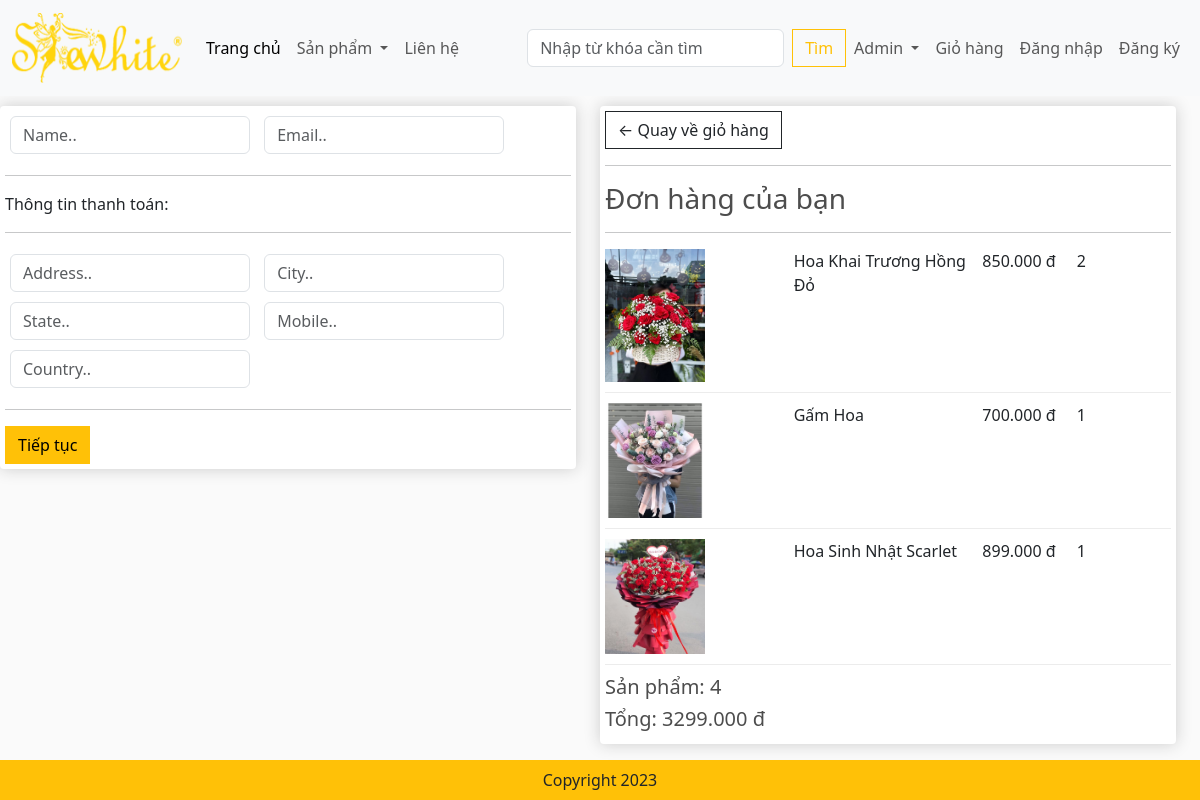
Page /checkout (signed in) on the committed database.
### app/models.py (models this page shows, shortened)
class OrderItems(models.Model):
    product = models.ForeignKey(Product,on_delete=models.SET_NULL,blank=True,null=True)
    order = models.ForeignKey(Order,on_delete=models.SET_NULL,blank=True,null=True)
    quantity = models.IntegerField(default=0,null=True,blank=True)
    date_added = models.DateTimeField(auto_now_add=True)
    @property
    def get_total(self):
        total = self.product.price * self.quantity
        return total

class Product(models.Model):
    name = models.CharField(max_length=200,null=True)
    price = models.FloatField()
    image = models.ImageField(null=True,blank=True)
    @property
    def ImageURL(self):
        try:
            url = self.image.url
        except:
            url = ''
        return url

class Order(models.Model):
    customer = models.ForeignKey(Customer,on_delete=models.SET_NULL,blank=True,null=True)
    date_order = models.DateTimeField(auto_now_add=True)
    complete = models.BooleanField(default=False,null=True,blank=False)
    transaction_id = models.CharField(max_length=200,null=True)
    @property
    def get_cart_items(self):
        orderitems = self.orderitems_set.all()
        total = sum([item.quantity for item in orderitems])
        return total
    def get_cart_total(self):
        orderitems = self.orderitems_set.all()
        total = sum([item.get_total for item in orderitems])
        return total

### app/views.py (the view)
# urls.py: path('checkout', views.checkout, name="checkout"),
def checkout(request):
    if request.user.is_authenticated:
        customer = request.user.customer
        order, created = Order.objects.get_or_create(customer = customer, complete = False)
        items = order.orderitems_set.all()
    else:
        items = [],
        order = {'get_cart_items':0, 'get_cart_total':0}
    context = {'items':items, 'order':order}
    return render(request,'app/checkout.html', context)

### app/templates/app/checkout.html (shortened to what this page needs)
{% extends 'app/base.html' %}
{% load static %}
{% block content-checkout %}
     <div class="row" style="width:100%">
		<div class="col-lg-6">
			<div class="box-element" id="form-wrapper">
				<form id="form">
					<div id="user-info">
						<div class="form-field">
							<input required class="form-control" type="text" name="name" placeholder="Name..">
						</div>
						<div class="form-field">
							<input required class="form-control" type="email" name="email" placeholder="Email..">
						</div>
					</div>
					<div id="shipping-info">
						<hr>
						<p>Thông tin thanh toán:</p>
						<hr>
						<div class="form-field">
							<input class="form-control" type="text" name="address" placeholder="Address..">
						</div>
						<div class="form-field">
							<input class="form-control" type="text" name="city" placeholder="City..">
						</div>
						<div class="form-field">
							<input class="form-control" type="text" name="state" placeholder="State..">
						</div>
						<div class="form-field">
							<input class="form-control" type="text" name="mobile" placeholder="Mobile..">
						</div>
						<div class="form-field">
							<input class="form-control" type="text" name="country" placeholder="Country..">
						</div>
					</div>
					<hr>
					<input id="form-button" class="btn btn-warning btn-block" type="submit" value="Tiếp tục">
				</form>
			</div>
			<br>
		</div>
		<div class="col-lg-6">
			<div class="box-element">
				<a  class="btn btn-outline-dark" href="{% url 'cart' %}">&#x2190; Quay về giỏ hàng</a>
				<hr>
				<h3>Đơn hàng của bạn</h3>
				<hr>
				{% for item in items %}
				<div class="cart-row">
					<div style="flex:2"><img class="row-image" src="{{item.product.ImageURL}}"></div>
					<div style="flex:2"><p>{{item.product.name}}</p></div>
					<div style="flex:1"><p>{{item.product.price | floatformat:3}} đ</p></div>
					<div style="flex:1"><p>{{item.quantity}}</p></div>
				</div>
				{% endfor %}
				<h5>Sản phẩm: {{order.get_cart_items}} </h5>
				<h5>Tổng:   {{order.get_cart_total | floatformat:3}} đ</h5>
			</div>
		</div>
	</div>
{% endblock content-checkout %}

### app/static/app/css/main.css (style rules this page uses)
body { background-color: hsl(0, 0%, 98%); }
h1,h2,h3,h4,h5,h6 { color:hsl(0, 0%, 30%); }
.box-element { box-shadow:hsl(0, 0%, 80%) 0 0 16px; background-color: #fff; border-radius: 4px; padding: 5px; }
.col-lg-3, .col-lg-4, .col-lg-6, .col-lg-8, .col-lg-12 { margin-top: 10px; }
.btn { border-radius: 0; }
.row-image { width: 100px; }
.form-field { width:250px; display: inline-block; padding: 5px; }
.cart-row { display: flex; align-items: flex-stretch; padding-bottom: 10px; margin-bottom: 10px; border-bottom: 1px solid #ececec; }

### rows in the picture
OrderItems: product.ImageURL (picture), product.name "Hoa Khai Trương Hồng Đỏ", product.price "850.000", quantity "2"
OrderItems: product.ImageURL (picture), product.name "Gấm Hoa", product.price "700.000", quantity "1"
OrderItems: product.ImageURL (picture), product.name "Hoa Sinh Nhật Scarlet", product.price "899.000", quantity "1"
Order: get_cart_items "4", get_cart_total "3299.000"
